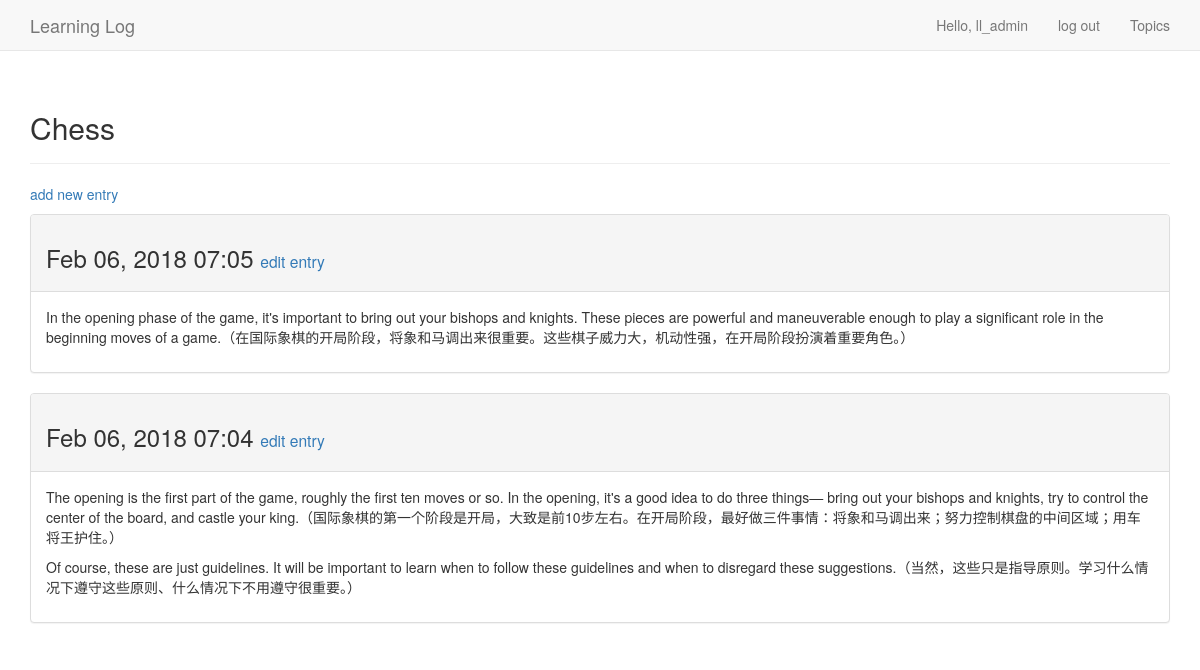
The page /topics/1/ (signed in) on the database its author committed.
### learning_logs/models.py (models this page shows, shortened)
class Topic(models.Model):
    text = models.CharField(max_length=200)
    date_added = models.DateTimeField(auto_now_add=True)
    owner = models.ForeignKey(User, on_delete=models.CASCADE)
    def __str__(self):
        return self.text

class Entry(models.Model):
    topic = models.ForeignKey(Topic, on_delete=models.CASCADE)
    text = models.TextField()
    date_added = models.DateTimeField(auto_now_add=True)
    class Meta:
        verbose_name_plural = 'entries'

### learning_logs/views.py (the view)
# urls.py: path('topics/<int:topic_id>/', views.topic, name='topic'),
@login_required
def topic(request, topic_id):
    topic = Topic.objects.get(id=topic_id)
    if topic.owner != request.user:
        raise Http404
    entries = topic.entry_set.order_by('-date_added')
    context = {'topic': topic, 'entries': entries}
    return render(request, 'learning_logs/topic.html', context)

### learning_logs/templates/learning_logs/topic.html
{% extends "learning_logs/base.html" %}
{% block header %}
    <h2>{{topic}}</h2>
{% endblock header %}
{% block content %}
    <p>
        <a href="{% url 'learning_logs:new_entry' topic.id %}">add new entry</a>
    </p>
    {% for entry in entries %}
        <div class="panel panel-default">
            <div class="panel-heading">
                <h3>
                    {{ entry.date_added|date:'M d, Y H:i' }}
                    <small>
                        <a href="{% url 'learning_logs:edit_entry' entry.id %}">edit entry</a>
                    </small>
                </h3>
            </div>
            <div class="panel-body">
                {{ entry.text|linebreaks }}
            </div>
        </div>
        {% empty %}
         There are no entries for this topic yet.
        {% endfor %}
{% endblock content %}

### learning_logs/templates/learning_logs/base.html (shortened to what this page needs)
{% load bootstrap3 %}
<!DOCTYPE html>
<html lang="en">
    <head>
        {% bootstrap_css %}
    </head>
    <body>
        <nav class="navbar navbar-default navbar-static-top">
          <div class="container">
              <div class="navbar-header">
                <a class="navbar-brand" href="{% url 'learning_logs:index' %}">
                Learning Log</a>
              </div>
          <div id="navbar" class="navbar-collapse collapse">
              <ul class="nav navbar-nav navbar-right">
                  <li><a href="{% url 'learning_logs:topics' %}">Topics</a></li>
              </ul>
              <ul class="nav navbar-nav navbar-right">
                  {% if user.is_authenticated %}
                  <li><a>Hello, {{user.username}}</a></li>
                  <li><a href="{% url 'users:logout' %}">log out</a></li>
                  {% else %}
                  <li><a href="{% url 'users:register' %}">register</a></li>
                  <li><a href="{% url 'users:login' %}">log in</a></li>
                  {% endif %}
              </ul>
          </div>
          </div>
        </nav>
        <div class="container">
            <div class="page-header">
                {% block header %} {% endblock header %}
            </div>
            <div>
                {% block content %} {% endblock content %}
            </div>
        </div>
    </body>
</html>

### rows shown on the page
Topic: text "Chess"
Entry: date_added "Feb 06, 2018 07:05", text "In the opening phase of the game, it's important to bring out your bishops and knights. These pieces are powerful and maneuverable enough to play a significant role in the beginning moves of a game.（在国际象棋的开局阶段，将象和马调出来很重要。这些棋子威力大，机动性强，在开局阶段扮演着重要角色。）"
Entry: date_added "Feb 06, 2018 07:04", text "The opening is the first part of the game, roughly the first ten moves or so. In the opening, it's a good idea to do three things— bring out your bishops and knights, try to control the center of the board, and castle your king.（国际象棋的第一个阶段是开局，大致是前10步左右。在开局阶段，最好做三件事情：将象和马调出来；努力控制棋盘的中间区域；用车将王护住。） Of course, these are just guidelines. It will be important to learn when to follow these guidelines and when to disregard these suggestions.（当然，这些只是指导原则。学习什么情况下遵守这些原则、什么情况下不用遵守很重要。）"

### other values the page prints
{{ user.username }} "ll_admin"
